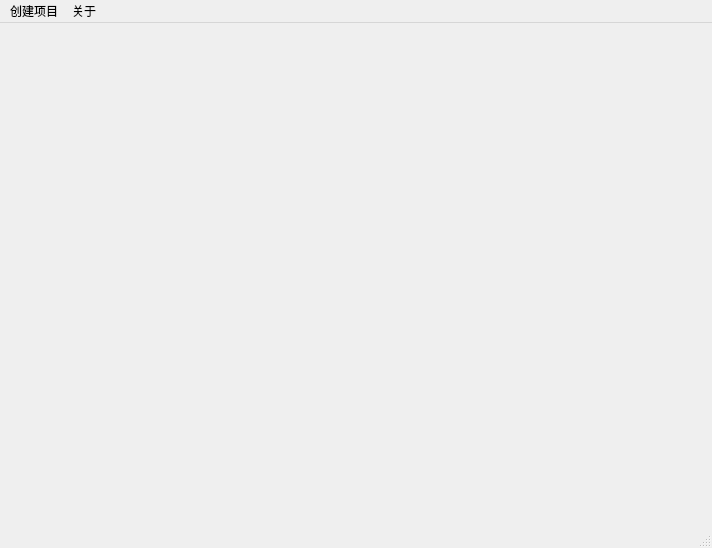
<?xml version="1.0" encoding="UTF-8"?>
<ui version="4.0">
 <class>MainWindow</class>
 <widget class="QMainWindow" name="MainWindow">
  <property name="geometry">
   <rect>
    <x>0</x>
    <y>0</y>
    <width>712</width>
    <height>548</height>
   </rect>
  </property>
  <property name="windowTitle">
   <string>MainWindow</string>
  </property>
  <widget class="QWidget" name="centralwidget">
   <property name="sizePolicy">
    <sizepolicy hsizetype="Maximum" vsizetype="Maximum">
     <horstretch>0</horstretch>
     <verstretch>0</verstretch>
    </sizepolicy>
   </property>
   <property name="autoFillBackground">
    <bool>true</bool>
   </property>
   <widget class="QWidget" name="widget" native="true">
    <property name="geometry">
     <rect>
      <x>0</x>
      <y>0</y>
      <width>711</width>
      <height>501</height>
     </rect>
    </property>
    <property name="sizePolicy">
     <sizepolicy hsizetype="Maximum" vsizetype="Maximum">
      <horstretch>0</horstretch>
      <verstretch>0</verstretch>
     </sizepolicy>
    </property>
   </widget>
  </widget>
  <widget class="QMenuBar" name="menubar">
   <property name="geometry">
    <rect>
     <x>0</x>
     <y>0</y>
     <width>712</width>
     <height>24</height>
    </rect>
   </property>
   <widget class="QMenu" name="menu">
    <property name="title">
     <string>创建项目</string>
    </property>
   </widget>
   <widget class="QMenu" name="menu_2">
    <property name="title">
     <string>关于</string>
    </property>
   </widget>
   <addaction name="menu"/>
   <addaction name="menu_2"/>
  </widget>
  <widget class="QStatusBar" name="statusbar"/>
 </widget>
 <resources/>
 <connections/>
</ui>
